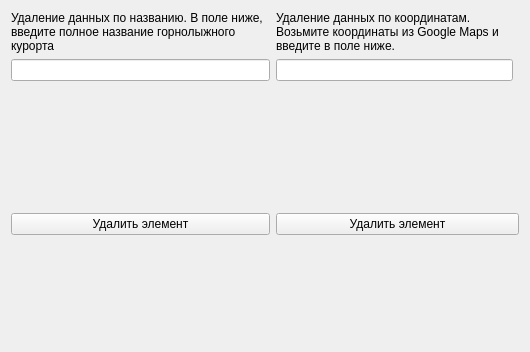
<?xml version="1.0" encoding="UTF-8"?>
<ui version="4.0">
 <class>Form</class>
 <widget class="QWidget" name="Form">
  <property name="geometry">
   <rect>
    <x>0</x>
    <y>0</y>
    <width>530</width>
    <height>352</height>
   </rect>
  </property>
  <property name="windowTitle">
   <string>Form</string>
  </property>
  <layout class="QGridLayout" name="gridLayout_2">
   <item row="0" column="0">
    <layout class="QGridLayout" name="gridLayout">
     <item row="3" column="1" colspan="2">
      <spacer name="verticalSpacer_5">
       <property name="orientation">
        <enum>Qt::Vertical</enum>
       </property>
       <property name="sizeHint" stdset="0">
        <size>
         <width>20</width>
         <height>40</height>
        </size>
       </property>
      </spacer>
     </item>
     <item row="0" column="1" rowspan="2" colspan="2">
      <widget class="QLabel" name="label_2">
       <property name="text">
        <string>Удаление данных по координатам. Возьмите координаты из Google Maps и введите в поле ниже.</string>
       </property>
       <property name="wordWrap">
        <bool>true</bool>
       </property>
      </widget>
     </item>
     <item row="6" column="1" colspan="2">
      <spacer name="verticalSpacer_6">
       <property name="orientation">
        <enum>Qt::Vertical</enum>
       </property>
       <property name="sizeHint" stdset="0">
        <size>
         <width>20</width>
         <height>40</height>
        </size>
       </property>
      </spacer>
     </item>
     <item row="6" column="0">
      <spacer name="verticalSpacer">
       <property name="orientation">
        <enum>Qt::Vertical</enum>
       </property>
       <property name="sizeHint" stdset="0">
        <size>
         <width>20</width>
         <height>40</height>
        </size>
       </property>
      </spacer>
     </item>
     <item row="4" column="1">
      <widget class="QLabel" name="resbtn2">
       <property name="text">
        <string/>
       </property>
      </widget>
     </item>
     <item row="4" column="0">
      <widget class="QLabel" name="resbtn">
       <property name="text">
        <string/>
       </property>
      </widget>
     </item>
     <item row="3" column="0">
      <spacer name="verticalSpacer_2">
       <property name="orientation">
        <enum>Qt::Vertical</enum>
       </property>
       <property name="sizeHint" stdset="0">
        <size>
         <width>20</width>
         <height>40</height>
        </size>
       </property>
      </spacer>
     </item>
     <item row="5" column="0">
      <widget class="QPushButton" name="name_del">
       <property name="text">
        <string>Удалить элемент</string>
       </property>
      </widget>
     </item>
     <item row="2" column="1">
      <widget class="QLineEdit" name="coords_line"/>
     </item>
     <item row="0" column="0" rowspan="2">
      <widget class="QLabel" name="label">
       <property name="text">
        <string>Удаление данных по названию. В поле ниже, введите полное название горнолыжного курорта</string>
       </property>
       <property name="wordWrap">
        <bool>true</bool>
       </property>
      </widget>
     </item>
     <item row="2" column="0">
      <widget class="QLineEdit" name="name_line"/>
     </item>
     <item row="5" column="1" colspan="2">
      <widget class="QPushButton" name="coord_del">
       <property name="text">
        <string>Удалить элемент</string>
       </property>
      </widget>
     </item>
    </layout>
   </item>
  </layout>
 </widget>
 <resources/>
 <connections/>
</ui>
